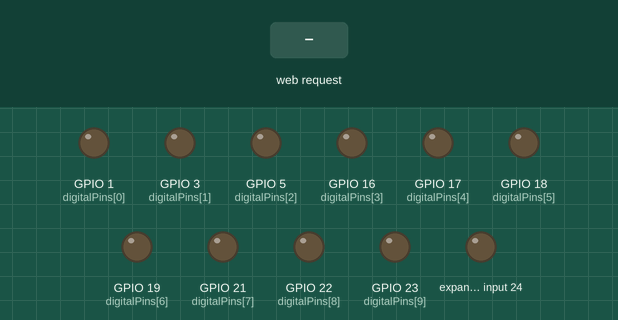
A sketch run on a simulated ESP32. Shown: output pins drawn as LEDs (lit = HIGH). The inputs (shaded band) are chosen by the test bench. WiFi joins after 1.5 s; servers stay silent unless stated; what the sketch prints to the serial monitor is not drawn.

Above: at 3.2 s.
3.3 s: HTTP request GET /control?pin=1&value=1 received
At 3.9 s:
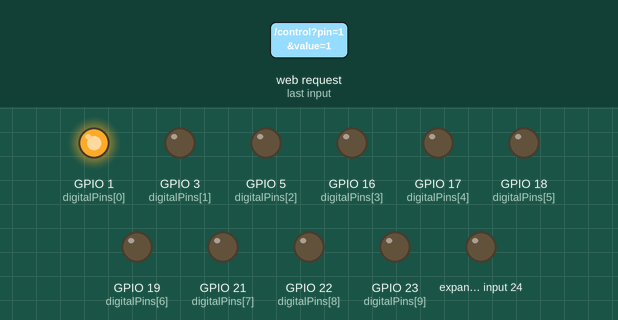
4.8 s: HTTP request GET /analog?pin=120&value=120 received
At 6.2 s:
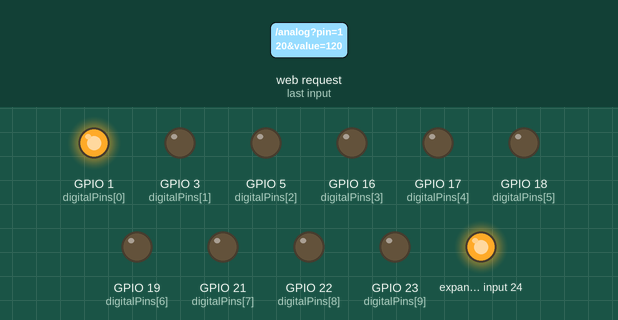
Timing chart, 0 to 7.8 s (numbered marks = the images above; inputs shaded):
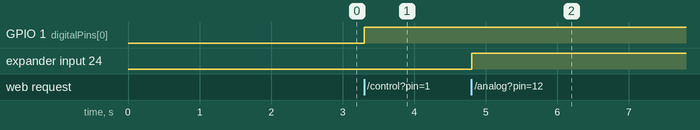

Measured:
- after the input at 3.3 s, GPIO 1 (digitalPins[0]): LOW → HIGH at once
- after the input at 4.8 s, expander input 24: LOW → HIGH at once

The sketch:

GPIO_viewer_and_control.ino
```cpp
#include <WiFi.h>
#include <ESPAsyncWebServer.h>

const char* ssid = "Your WiFi SSID";
const char* password = "Your WiFi Password";

// Define pin numbers
const int digitalPins[] = {1, 3, 5, 16, 17, 18, 19, 21, 22, 23};
const int analogPins[] = {2, 4, 12, 13, 14, 15, 25, 26, 27, 32, 33};

// Initialize AsyncWebServer object on port 8080
AsyncWebServer server(8080);

void setup() {
  // Initialize Serial port for debugging
  Serial.begin(115200);

  // Connect to Wi-Fi
  WiFi.begin(ssid, password);
  while (WiFi.status() != WL_CONNECTED) {
    delay(1000);
    Serial.println("Connecting to WiFi...");
  }
  Serial.println("Connected to WiFi");

  // Set digital pins to output mode
  for (int i = 0; i < sizeof(digitalPins) / sizeof(digitalPins[0]); i++) {
    pinMode(digitalPins[i], OUTPUT);
  }

  // Define server routes
  server.on("/", HTTP_GET, [](AsyncWebServerRequest *request){
    String htmlContent = "<!DOCTYPE html><html lang=\"en\"><head><meta charset=\"UTF-8\"><meta name=\"viewport\" content=\"width=device-width, initial-scale=1.0\"><title>ESP32 GPIO Control</title><style>:root {--bg-color: #121212; --text-color: #ffffff; --button-bg: #00bcd4; --button-hover: #0097a7;} body{font-family:Arial, sans-serif;background-color:var(--bg-color);color:var(--text-color);margin:0;padding:20px;} .button{background-color:var(--button-bg);color:#ffffff;border:none;padding:10px 20px;text-align:center;text-decoration:none;display:inline-block;font-size:16px;border-radius:5px;cursor:pointer;margin-right:10px;} .button:hover{background-color:var(--button-hover);} .container{display:flex;justify-content:space-between;}.control-container{background-color:#212121;padding:20px;border-radius:10px;width:48%;}</style></head><body><h1>Welcome to ESP32 GPIO control</h1><div class=\"container\"><div class=\"control-container\"><h2>Digital Pins Control</h2>";

    // Add control elements for digital pins
    for (int i = 0; i < sizeof(digitalPins) / sizeof(digitalPins[0]); i++) {
      htmlContent += "<p>Pin D" + String(digitalPins[i]) + " (Digital) <div class=\"button-container\"><button class=\"button\" onclick=\"toggleDigitalPin(" + String(digitalPins[i]) + ")\">Toggle</button> <span id=\"digitalPinState" + String(digitalPins[i]) + "\">State: -</span></div></p>";
    }
    htmlContent += "</div><div class=\"control-container\"><h2>Analog Pins Control</h2>";

    // Add control elements for analog pins with sliders
    for (int i = 0; i < sizeof(analogPins) / sizeof(analogPins[0]); i++) {
      htmlContent += "<p>Pin A" + String(analogPins[i]) + " (Analog) <div class=\"slider-container\"><input type=\"range\" min=\"0\" max=\"100\" value=\"0\" class=\"slider\" data-pin=\"" + String(analogPins[i]) + "\"></div> <span id=\"analogPinValue" + String(analogPins[i]) + "\">Value: 0%</span></p>";
    }
    htmlContent += "</div></div><script>";

    // Add JavaScript function for controlling digital pins
    for (int i = 0; i < sizeof(digitalPins) / sizeof(digitalPins[0]); i++) {
      htmlContent += "function toggleDigitalPin(pin){fetch('/control?pin='+pin+'&value=toggle').then(response => response.text()).then(text => updateDigitalPinState(pin, text));}";
      htmlContent += "function updateDigitalPinState(pin, state){document.getElementById('digitalPinState'+pin).innerText = 'State: ' + state;}";
    }
    // Add JavaScript function for controlling analog pins and real-time updates
    htmlContent += "function updateAnalogPinValue(pin, value) { fetch('/analog?pin=' + pin + '&value=' + value).then(response => response.text()).then(text => { document.getElementById('analogPinValue' + pin).innerText = 'Value: ' + value + '%'; }); }";
    htmlContent += "var sliders = document.querySelectorAll('.slider');";
    htmlContent += "sliders.forEach(function(slider) {";
    htmlContent += "  slider.addEventListener('input', function() {";
    htmlContent += "    var pin = this.dataset.pin;";
    htmlContent += "    var value = this.value;";
    htmlContent += "    updateAnalogPinValue(pin, value);";
    htmlContent += "  });";
    htmlContent += "});";
    htmlContent += "</script></body></html>";

    request->send(200, "text/html", htmlContent);
  });

  // Route to control digital GPIO pins
  server.on("/control", HTTP_GET, [](AsyncWebServerRequest *request){
    if (request->hasParam("pin") && request->hasParam("value")) {
      int pin = request->getParam("pin")->value().toInt();
      String value = request->getParam("value")->value();
      if (value == "toggle") {
        digitalWrite(pin, !digitalRead(pin));
        // Update pin state
        request->send(200, "text/plain", String(digitalRead(pin)));
      } else {
        digitalWrite(pin, value.toInt());
        // Update pin state
        request->send(200, "text/plain", value);
      }
    } else {
      request->send(400, "text/plain", "Missing parameters");
    }
  });

  // Route to control analog GPIO pins
  server.on("/analog", HTTP_GET, [](AsyncWebServerRequest *request){
    if (request->hasParam("pin") && request->hasParam("value")) {
      int pin = request->getParam("pin")->value().toInt();
      int value = request->getParam("value")->value().toInt();
      int scaledValue = map(value, 0, 100, 0, 255);
      analogWrite(pin, scaledValue);
      // Update pin state
      request->send(200, "text/plain", String(value));
    } else {
      request->send(400, "text/plain", "Missing parameters");
    }
  });

  // Start server
  server.begin();
  Serial.println("HTTP server started");
}

void loop() {
  // Nothing to do in loop for this example
}
```
